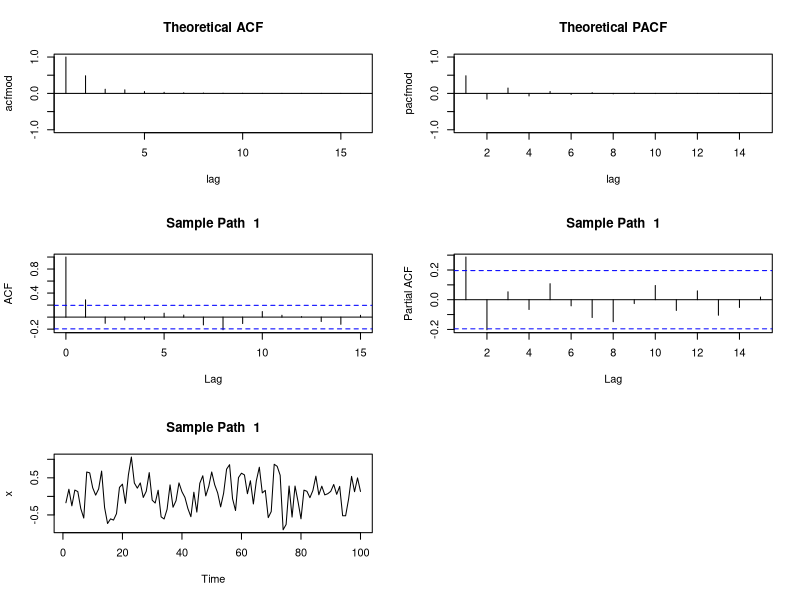
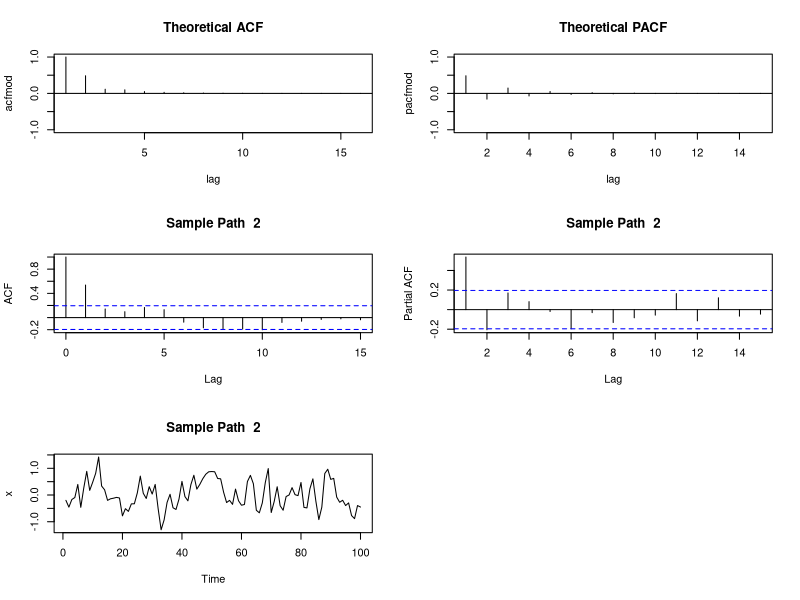
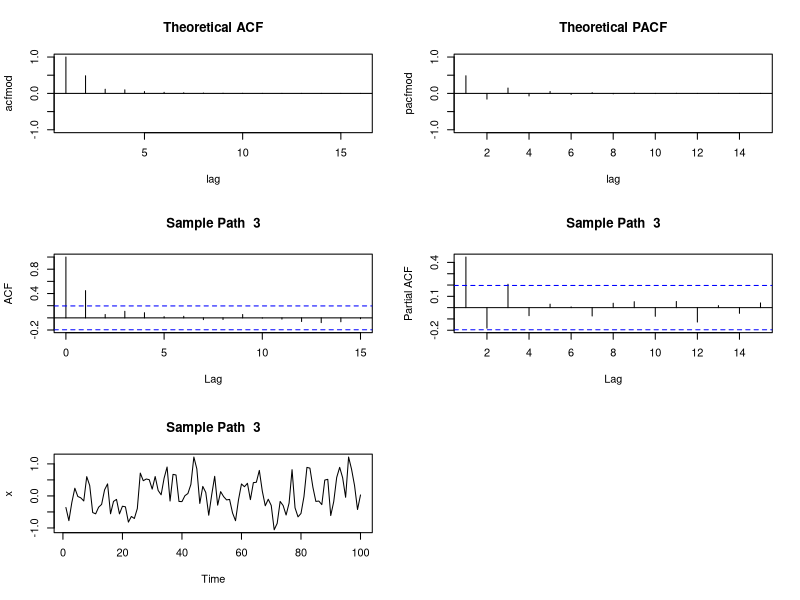
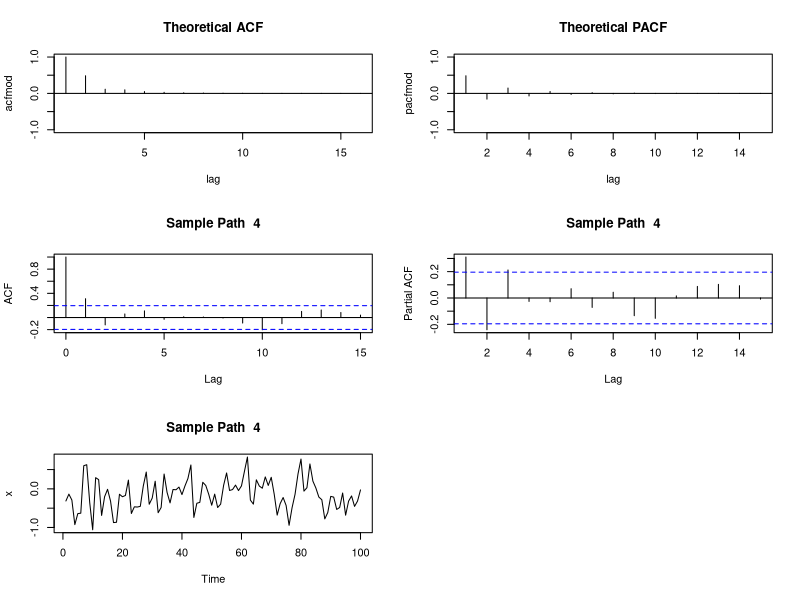
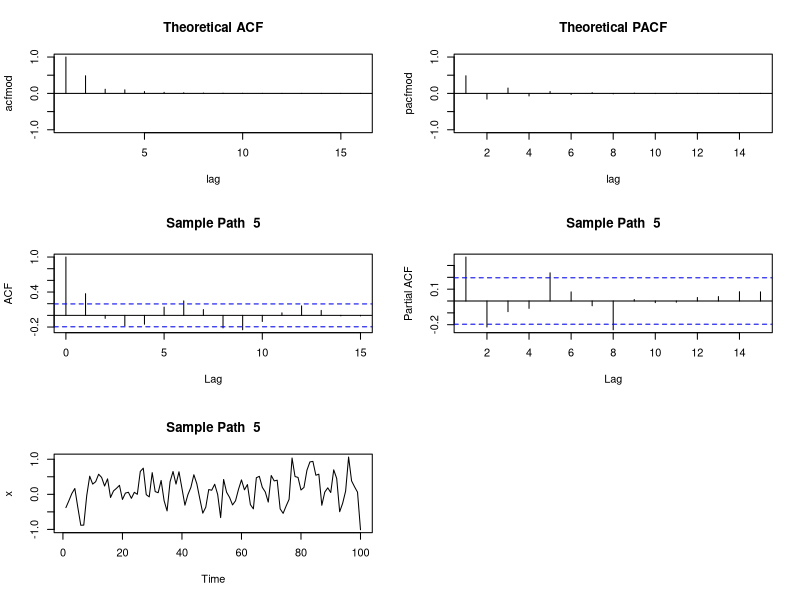
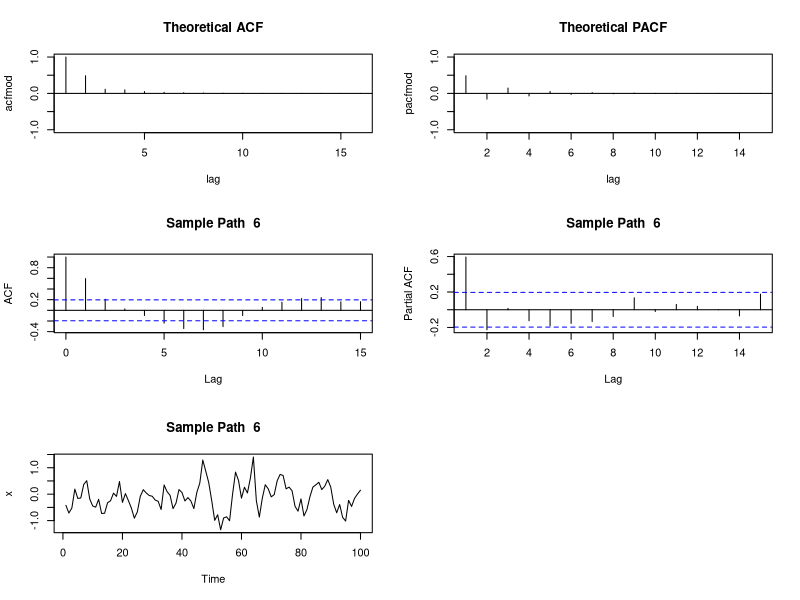
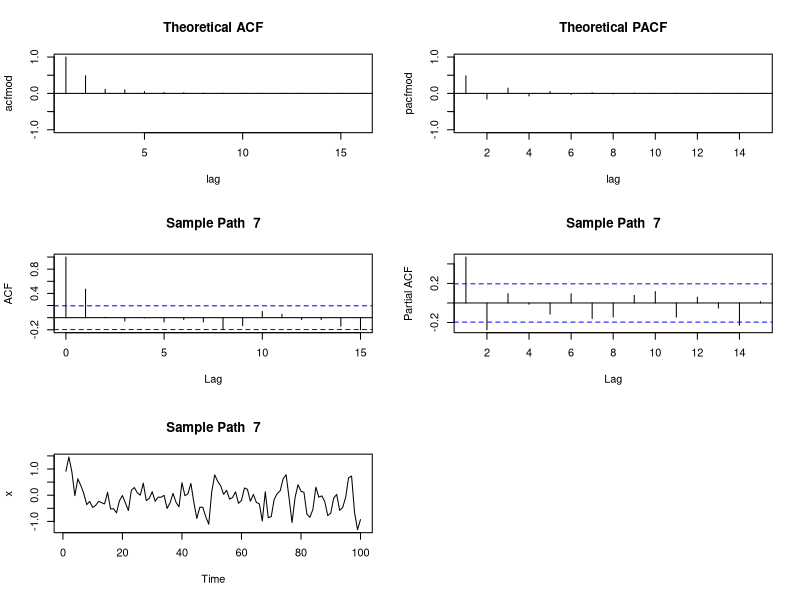
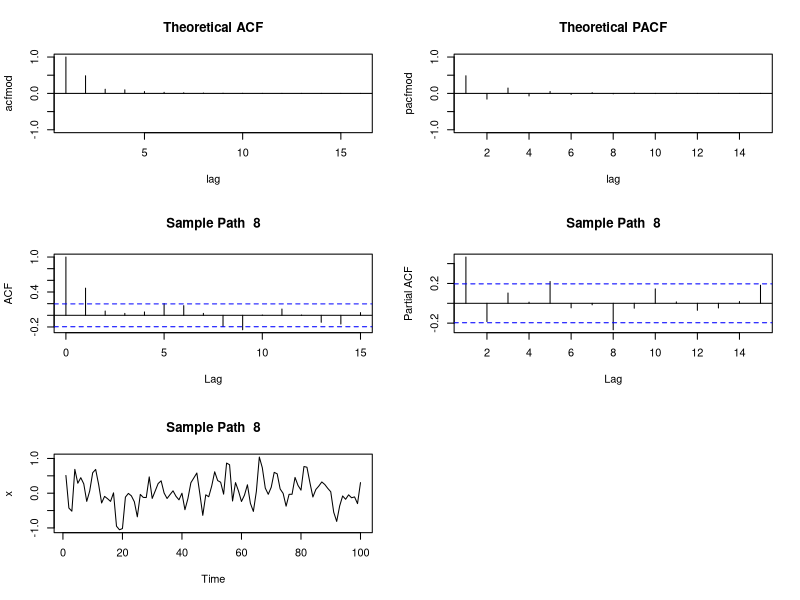

Here is the R script that generated these plots, in order:
# Script to simulate ARMA processes and examine their true and sampled ACF, PACF
armod<-c(0.373, 0.114) # AR(2) for lag 1 diff of DJ Utilities Index

mamod<-c(0.2279, -0.2488)
# mamod<-NULL # no moving average component.
sdmod<-sqrt(0.1796)
nsamples<-100
abs(polyroot(c(1,-armod)))# check causality
abs(polyroot(c(1,mamod))) # check invertability

acfmod<-ARMAacf(ar=armod,ma=mamod,lag.max=15)
pacfmod<-ARMAacf(ar=armod,ma=mamod,lag.max=15,pacf=TRUE)
# Compare against ACF, PACF for some samples....
for(i in 1:10){
par(mfrow=c(3,2))
plot(acfmod, type="h",xlab="lag",ylim=c(-1,1))
abline(h=0)
title("Theoretical ACF")
plot(pacfmod, type="h",xlab="lag",ylim=c(-1,1))
abline(h=0)
title("Theoretical PACF")

x<-arima.sim(n = nsamples, list(ar = armod, ma = mamod),
          sd = sdmod)

acf(x,lag.max=15, main=paste("Sample Path ",as.character(i)))
pacf(x,lag.max=15, main=paste("Sample Path ",as.character(i)))
ts.plot(x, main=paste("Sample Path ",as.character(i)))
}

